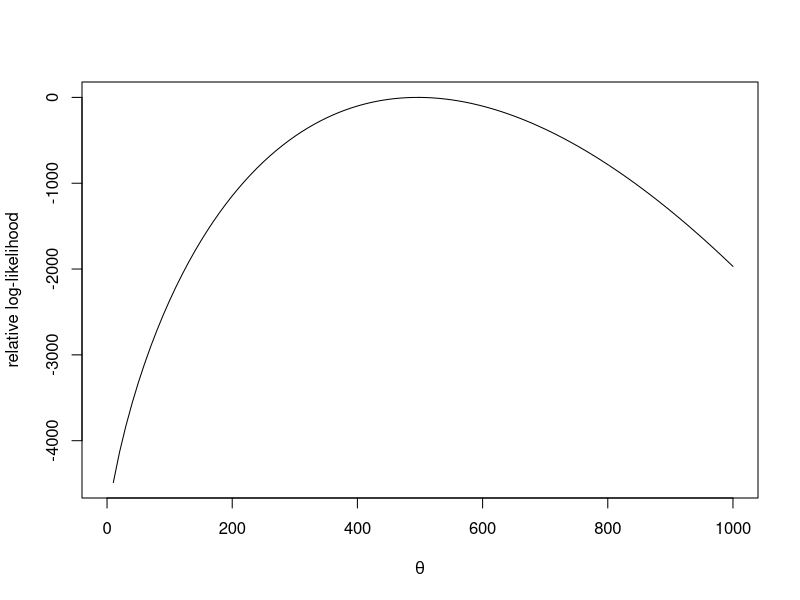
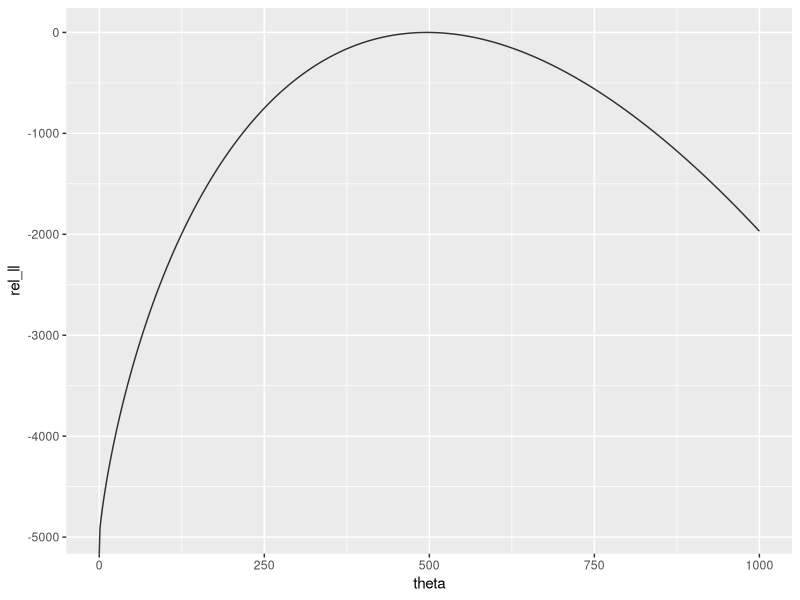
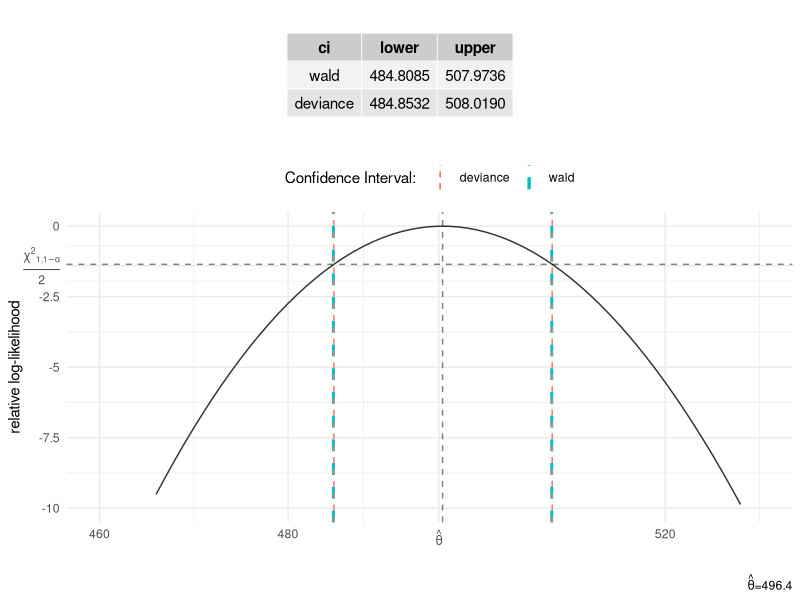
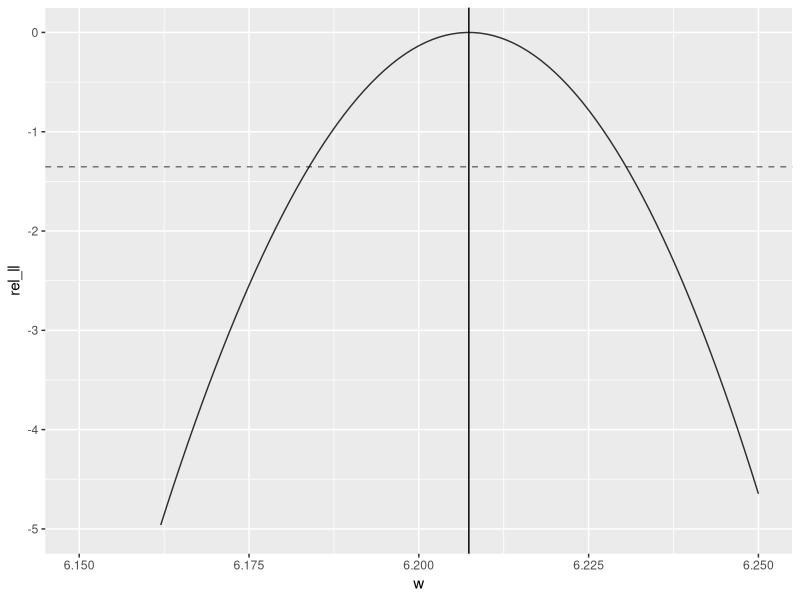
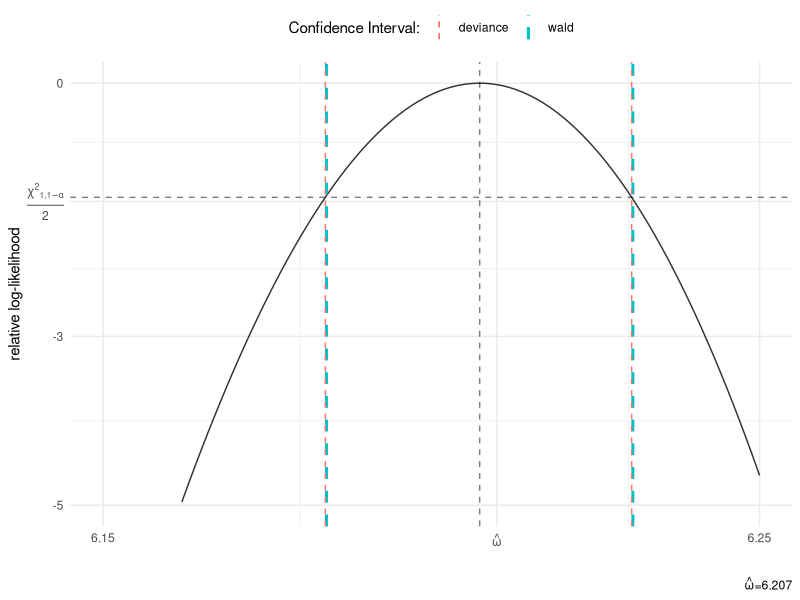
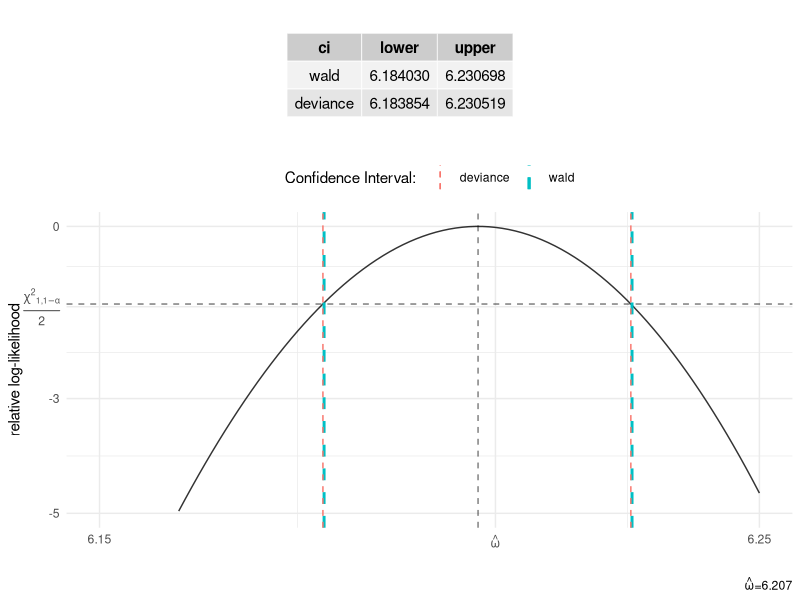

Reproduce these figures in R, in order.
library(tidyverse)
library(ggpubr)

set.seed(123)
#data
weib.y = c(225, 171, 198, 189, 189, 135, 162, 135, 117, 162)
#####functions#####
t1 = function(data){ #sufficient statistic
  t = sum( log(data) )
  return(t)
}
nllik = function(th, data){ #log likelihood
  n = length(data)
  t = t1(data)
  l = -n*lgamma(th)+n*th*log(3)+(th-1)*t
  return(-l)
}
score = function(th, data){ #score function
  n = length(data)
  t = t1(data)
  s = -n*digamma(th)+n*log(3) + t
  return(s)
}
#### compute the mle from the score ####
# uniroot(nscore, c(1e-10,1000), data = weib.y)
mle_score = nleqslv::nleqslv(0.5, score, data = weib.y, jacobian = TRUE)
mle_score$x 
mle_score$fvec
mle_score$jac

#### compute the mle from the log-likelihood ####
#optimize(nllik, interval = c(0,1000), data = weib.y)
#optim(400, fn = nllik, method = 'SANN',  hessian = T, data = weib.y)
mle_llik = optim(400, fn = nllik, method = 'L-BFGS-B', 
                 lower = 0, upper = 1000, hessian = T, data = weib.y)

thhat = mle_llik$par
llik_thhat = -mle_llik$value
j_thhat = mle_llik$hessian

#### plot the relative log-likelihood for theta ####
#base plot
plot(function(x) -nllik(x, data = weib.y) - llik_thhat, 0,1000, 
     ylab = 'relative log-likelihood', xlab = expression(theta))
# #teamggplot
tibble(theta = seq(0,1000,1)) %>%
  mutate(rel_ll = -nllik(theta, data = weib.y) - llik_thhat) %>%
  ggplot(aes(x = theta, y = rel_ll))+
  geom_line(alpha =.8)

#### wald confidence interval theta ####
conf = .9
th_wald_ci = c(
  thhat - qnorm(1 - (1 - conf)/2) *1/sqrt(j_thhat),
  thhat + qnorm(1 - (1 - conf)/2) *1/sqrt(j_thhat)
) %>% print()

#### deviance confidence interval theta ####
th_dev_ci = c(
  uniroot(function(x) -nllik(x, data = weib.y) - llik_thhat + qchisq(conf,1)/2, 
          c(480, thhat))$root,
  uniroot(function(x) -nllik(x, data = weib.y) - llik_thhat + qchisq(conf,1)/2, 
          c(thhat, 520))$root
  
)

#### results for theta parameterization ####
th_tab_ci = data.frame(
  ci = c('wald', 'deviance'),
  lower = c(th_wald_ci[1], th_dev_ci[1]),
  upper = c(th_wald_ci[2], th_dev_ci[2])
) %>% print()

p = tibble(theta = seq(0,1000,1)) %>%
  mutate(rel_ll = -nllik(theta, data = weib.y) - llik_thhat) %>%
  ggplot(aes(x = theta, y = rel_ll))+
  geom_line(alpha =.8) +
  geom_hline(yintercept = -qchisq(conf,1)/2, linetype = 'dashed', alpha =.5) +
  scale_y_continuous(limits = c(-10,0),
                     breaks = round(c(-10,-7.5,-5,-2.5, -qchisq(conf,1)/2, 0),1),
                     labels = c(-10,-7.5,-5,-2.5, expression(frac( {chi^2}[{paste(1,',',1-alpha)}],2)) , 0) ) +
  geom_vline(xintercept = thhat, linetype = 'dashed', alpha = .5) +
  scale_x_continuous(limits = c(460,530), 
                     breaks = round(c(460, 480, thhat ,520,540),0),
                     labels = c('460', '480', expression(hat(theta)),'520','540')) +
  geom_vline(aes(col='wald', xintercept = th_wald_ci[[1]]), size =1, linetype = 'dashed', alpha = 1) +
  geom_vline(aes(col='wald', xintercept = th_wald_ci[[2]]), size =1, linetype = 'dashed', alpha = 1) +
  geom_vline(aes(col='deviance', xintercept = th_dev_ci[[1]]), linetype = 'dashed', alpha = 1) +
  geom_vline(aes(col='deviance', xintercept = th_dev_ci[[2]]), linetype = 'dashed', alpha = 1) +
  labs(y = 'relative log-likelihood', x = '', col = 'Confidence Interval:',
       caption = substitute(paste(hat(theta), '=', nn), list(nn=round(thhat,1))))+
  theme_minimal() +
  theme(legend.position = 'top')
ggarrange(ggtexttable(th_tab_ci, rows = NULL),p, nrow = 2, heights = c(.5, 1.5))
#### w parameterization ####
w_of = function(theta){log(theta)}
th_of = function(w){exp(w)}
nllik_w = function(w, data){
  nllik(th = th_of(w), data = data)
}

#equivariance properties
what = w_of(thhat) 
llik_what = llik_thhat
#compute numerically the observed information
j_what = optimHess(what, nllik_w, data = weib.y)


#### relative log-likelihood w ####
tibble(w = seq(5,7,0.001)) %>%
  mutate( rel_ll = -nllik(th=exp(w), data = weib.y) - llik_what) %>%
  ggplot(aes(x = w, y = rel_ll))+
  geom_line(alpha =.8)+
  geom_vline(xintercept = what) +
  geom_hline(yintercept = -qchisq(conf,1)/2, linetype = 'dashed', alpha =.5) +
  scale_y_continuous(limits = c(-5,0))+
  scale_x_continuous(limits = c(6.15,6.25))

  
#### wald confidence interval omega ####
conf = .9
w_wald_ci = c(
  what - qnorm(1 - (1 - conf)/2) *1/sqrt(j_what),
  what + qnorm(1 - (1 - conf)/2) *1/sqrt(j_what)
) %>% print()

#### deviance confidence interval theta ####
w_dev_ci = c(
  uniroot(function(x) -nllik(th = exp(x), data = weib.y) - llik_what + qchisq(conf,1)/2, 
          c(6.175, what))$root,
  uniroot(function(x) -nllik(th = exp(x), data = weib.y) - llik_what + qchisq(conf,1)/2, 
          c(what, 6.25))$root
  
) %>% print()
#### results for omega parameterization ####
w_tab_ci = data.frame(
  ci = c('wald', 'deviance'),
  lower = c(w_wald_ci[1], w_dev_ci[1]),
  upper = c(w_wald_ci[2], w_dev_ci[2])
) %>% print()

p = tibble(w = seq(5,7,0.001)) %>%
  mutate( rel_ll = -nllik(th=exp(w), data = weib.y) - llik_what) %>%
  ggplot(aes(x = w, y = rel_ll))+
  geom_line(alpha =.8)+
  geom_vline(xintercept = what, linetype = 'dashed', alpha =.5) +
  geom_hline(yintercept = -qchisq(conf,1)/2, linetype = 'dashed', alpha =.5) +
  scale_y_continuous(limits = c(-5,0),
                     breaks = round(c(-5, -3, -qchisq(conf,1)/2, 0),1),
                     labels = c(-5,-3,expression(frac( {chi^2}[{paste(1,',',1-alpha)}],2)) , 0) ) +
  scale_x_continuous(limits = c(6.15,6.25), 
                     breaks = round(c(6.15, what ,6.25),2),
                     labels = c('6.15', expression(hat(omega)),'6.25')) +
  geom_vline(aes(col='wald', xintercept = w_wald_ci[[1]]), size =1, linetype = 'dashed', alpha = 1) +
  geom_vline(aes(col='wald', xintercept = w_wald_ci[[2]]), size =1, linetype = 'dashed', alpha = 1) +
  geom_vline(aes(col='deviance', xintercept = w_dev_ci[[1]]), linetype = 'dashed', alpha = 1) +
  geom_vline(aes(col='deviance', xintercept = w_dev_ci[[2]]), linetype = 'dashed', alpha = 1) +
  labs(y = 'relative log-likelihood', x = '', col = 'Confidence Interval:', 
       caption = substitute(paste(hat(omega), '=', nn), list(nn=round(what,3))))+
  theme_minimal() +
  theme(legend.position = 'top') 
p
ggarrange(ggtexttable(w_tab_ci, rows = NULL),p, nrow = 2, heights = c(.5, 1.5))
